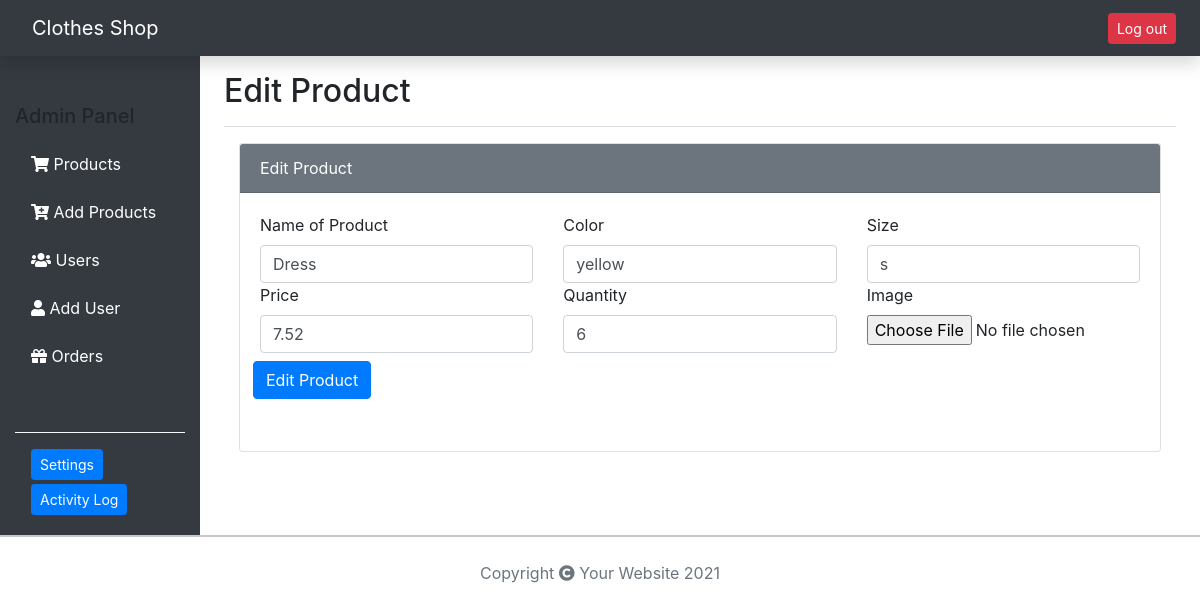
Screenshot of /edit_product.php?id=19 with the database file from the repository.
### tables this page shows
CREATE TABLE `products` (
  `id` int(11) NOT NULL,
  `name_product` varchar(255) DEFAULT NULL,
  `color` varchar(255) DEFAULT NULL,
  `size` varchar(10) DEFAULT NULL,
  `price` decimal(5,2) DEFAULT NULL,
  `quantity` varchar(255) DEFAULT NULL,
  `image_url` varchar(255) DEFAULT NULL
);

### lib/Database.php (called while the page is built, shortened)
<?php
abstract class Database{
    private $host = 'localhost';
    private $user = 'root';
    private $password = '';
    private $dbname = 'clothes';
    private function connectDB(){
        try {
            $dsn = "mysql:host=" . $this->host . ";dbname=" . $this->dbname;
            $pdo = new PDO($dsn, $this->user, $this->password);
            $pdo->setAttribute(PDO::ATTR_ERRMODE, PDO::ERRMODE_EXCEPTION);
            return $pdo;
        } catch (Exception $e){
            echo "Lidhja me bazen e shenimeve deshtoi " . $e->getMessage();
        }
    }
    public function prepare($sql){
        return $this->connectDB()->prepare($sql);
    }
    public function getClassName(){
        $class_name = new ReflectionClass($this);
        return $class_name = ucfirst($class_name->getShortName());
    }
    public function get_by_id($id){
        $sql = "SELECT * FROM " . static::$db_table;
        $sql .= " WHERE id=" . $id;
        $stmt = $this->prepare($sql);
        $stmt->execute();
        $stmt->setFetchMode(PDO::FETCH_CLASS, __NAMESPACE__ . "\\{$this->getClassName()}");
        $result = $stmt->fetch();
        return $result;
    }
}
?>

### lib/Product.php (called while the page is built, shortened)
<?php
include_once 'Database.php';
class Product extends Database{
    private $name_product;
    private $color;
    private $size;
    private $price;
    private $quantity;
    public function getName_product(){
        return $this->name_product;
    }
    public function getColor(){
        return $this->color;
    }
    public function getSize(){
        return $this->size;
    }
    public function getPrice(){
        return $this->price;
    }
    public function getQuantity(){
        return $this->quantity;
    }
}
?>

### edit_product.php (the view, shortened to what this page needs)
<html lang="en">
<head>
    <link href="https://cdn.jsdelivr.net/npm/bootstrap@5.0.0-beta1/dist/css/bootstrap.min.css" rel="stylesheet">
    <link rel="stylesheet" href="https://cdnjs.cloudflare.com/ajax/libs/twitter-bootstrap/4.5.2/css/bootstrap.css">
    <link rel="stylesheet" href="https://cdn.datatables.net/1.10.22/css/dataTables.bootstrap4.min.css">
    <link rel="stylesheet" href="https://cdn.datatables.net/responsive/2.2.6/css/responsive.bootstrap4.min.css">
    <link rel="stylesheet" href="https://cdnjs.cloudflare.com/ajax/libs/font-awesome/5.15.1/css/all.min.css">
</head>
<body>
    <header class="navbar navbar-dark sticky-top bg-dark shadow">
        <a class="navbar-brand col-md-3 col-lg-2 px-3" href="#">Clothes Shop</a>
        <a href="logout.php" class=" btn btn-danger btn-sm pl-2 mr-2">Log out</a>
  </header>
    <div class="container-fluid">
        <div class="row">
            <nav id="sidebarMenu" class="col-md-3 col-lg-2 d-md-block bg-dark">
                <div class="position-sticky pt-5">
                    <ul class="nav flex-column">
                    <li class="nav-item  mb-2">
                             <h5> Admin Panel</h5>
                        </li>
                        <li class="nav-item mb-2">
                            <a class="nav-link text-white" href="admin.php">
                                <i class="fas fa-shopping-cart"></i>
                                Products
                            </a>
                        </li>
                        <li class="nav-item mb-2">
                            <a class="nav-link text-white" href="add_product.php">
                                <i class="fas fa-cart-plus"></i>
                                Add Products
                            </a>
                        </li>
                        <li class="nav-item mb-2">
                            <a class="nav-link  text-white" href="clients.php">
                                <i class="fas fa-users"></i>
                                Users
                            </a>
                        </li>
                        <li class="nav-item mb-2">
                            <a class="nav-link text-white" href="add_client.php">
                                <i class="fas fa-user"></i>
                                Add User
                            </a>
                        </li>
                        <li class="nav-item  mb-2">
                            <a class="nav-link text-white" href="orders.php">
                                <i class="fas fa-gift"></i>
                                  Orders
                            </a>
                        </li>
                        </ul>
                    <div class="border-top border-light p-3 mt-5">
                    <a href="#" class=" btn btn-primary btn-sm pl-2 mr-2">Settings</a>
                    <a href="#" class=" btn btn-primary btn-sm pl-2 mr-2 my-1">Activity Log</a>
                </div>
            </div>
        </nav>
            <main class="col-md-9 ms-sm-auto col-lg-10 px-md-4">
                <div class="d-flex justify-content-between flex-wrap flex-md-nowrap align-items-center pt-3 pb-2 mb-3 border-bottom">
                    <h1 class="h2">Edit Product</h1>
                </div>
                <div class="container">
                    <div class="row justify-content-md-center">
               <?php
                        $product = new Product();
                        if (isset($_GET['id'])){
                            $id = $_GET['id'];
                            $product = $product->get_by_id($id);}
                        ?>
                        <div class="col-md-auto">
                            <div class="card">
                                <div class="card-header bg-secondary text-white">
                                    Edit Product
                                </div>
                    <div class="card-body">
                        <form class="row" method="post" action="">
                        <div class="col-md-4">
                            <label for="name_product" class="form-label">Name of Product</label>
                            <input type="text" name="name_product" class="form-control" value="<?php echo $product->getName_product(); ?>" id="name">
                        </div>
                        <div class="col-md-4">
                            <label for="color" class="form-label">Color</label>
                            <input type="text" name="color" class="form-control" value="<?php echo $product->getColor(); ?>" id="color">
                        </div>
                        <div class="col-md-4">
                            <label for="size" class="form-label">Size</label>
                            <input type="text" name="size" class="form-control" value="<?php echo $product->getSize(); ?>" id="size">
                        </div>
                        <div class="col-md-4">
                            <label for="price" class="form-label">Price</label>
                            <input type="text" name="price" class="form-control" value="<?php echo $product->getPrice(); ?>" id="price">
                        </div>
                        <div class="col-md-4">
                            <label for="quantity" class="form-label">Quantity</label>
                            <input type="text" name="quantity" class="form-control" value="<?php echo $product->getQuantity(); ?>" id="quantity">
                        </div>
                        <div class="col-md-4">
                             <label for="image">Image</label>
                             <input type="file" name= "image_url" class="form-control-file" id="image">
                        </div>
                        <div class="mb-2 p-2">
                            <input type="submit" name="edit_product" class="btn btn-primary" id="edit_product" value="Edit Product">
                        </div>
                                 </form>
                                </div>
                            </div>
                        </div>
                    </div>
                </div>
            </main>
            <hr class=" my-0">
            <footer class="">
               <p class=" text-center text-muted my-4">Copyright <i class="fa fa-copyright"></i> Your Website 2021</p>
             </footer>
</body>
</html>

### rows the page displays
products: name_product "Dress", color "yellow", size "s", price "7.52", quantity "6"
